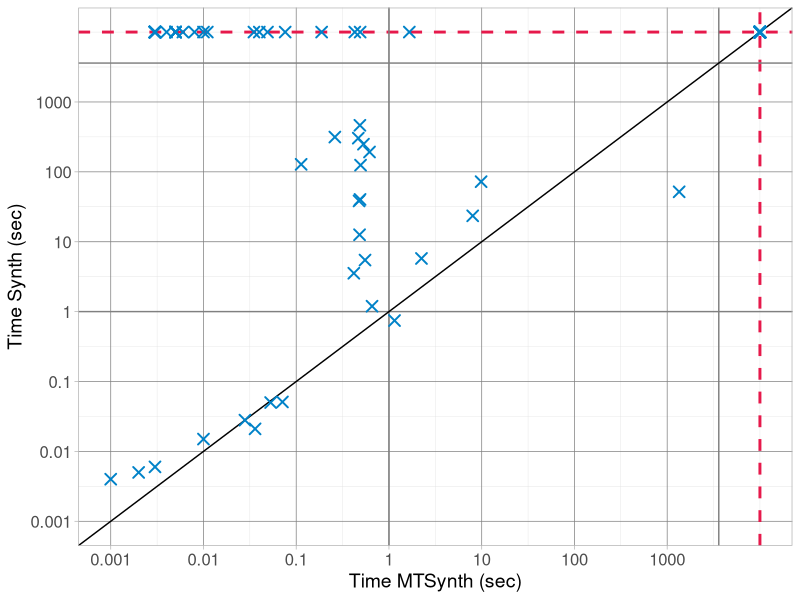
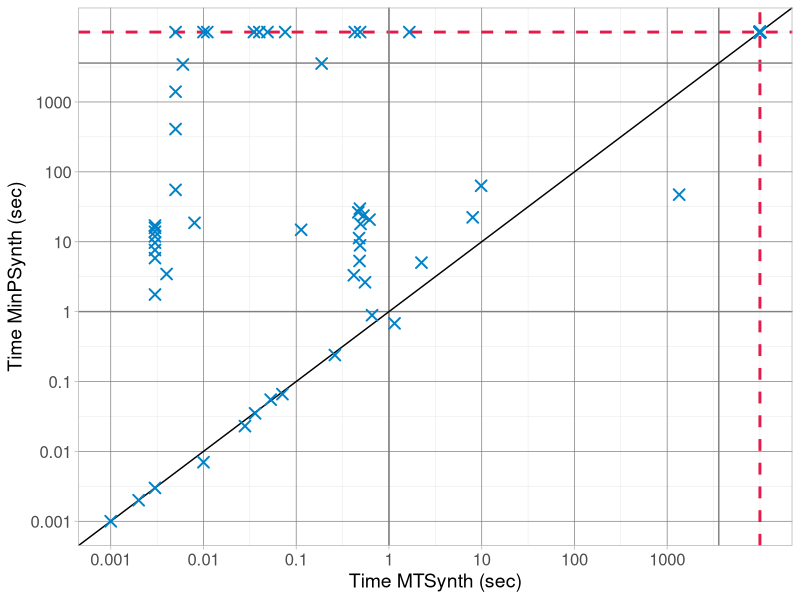
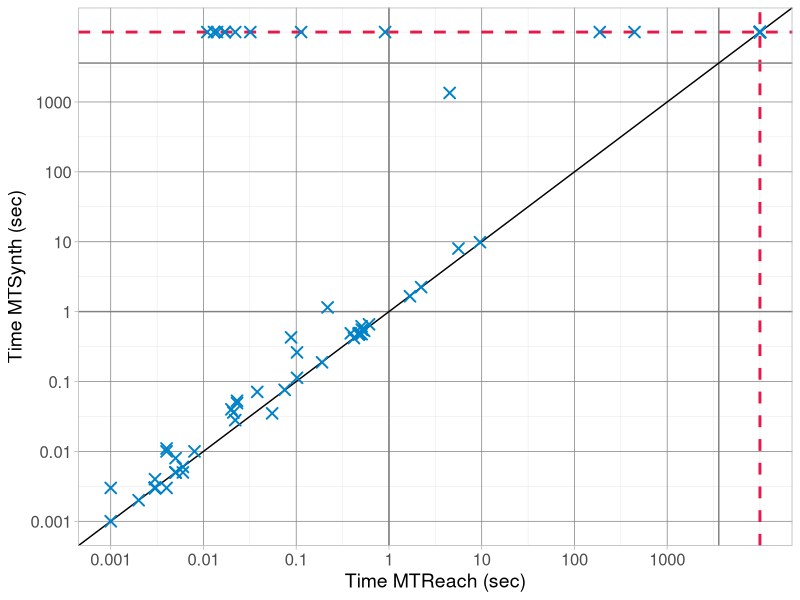
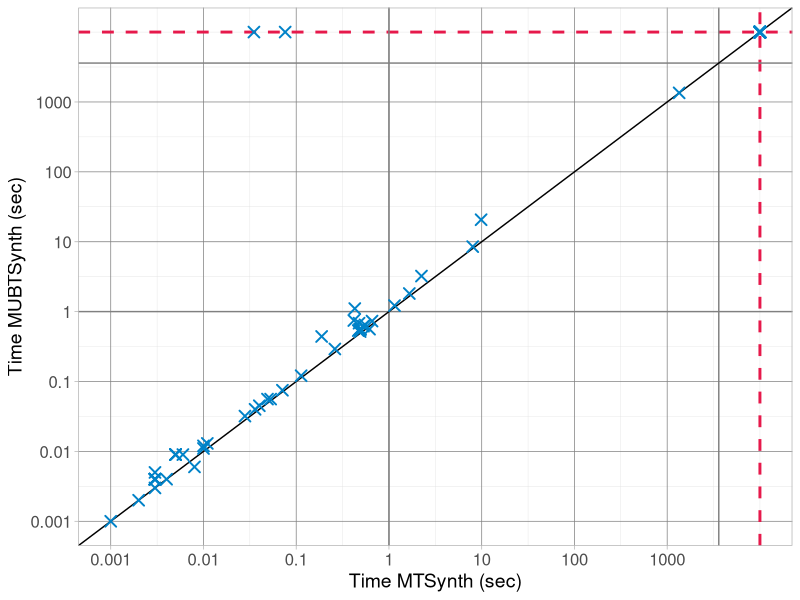
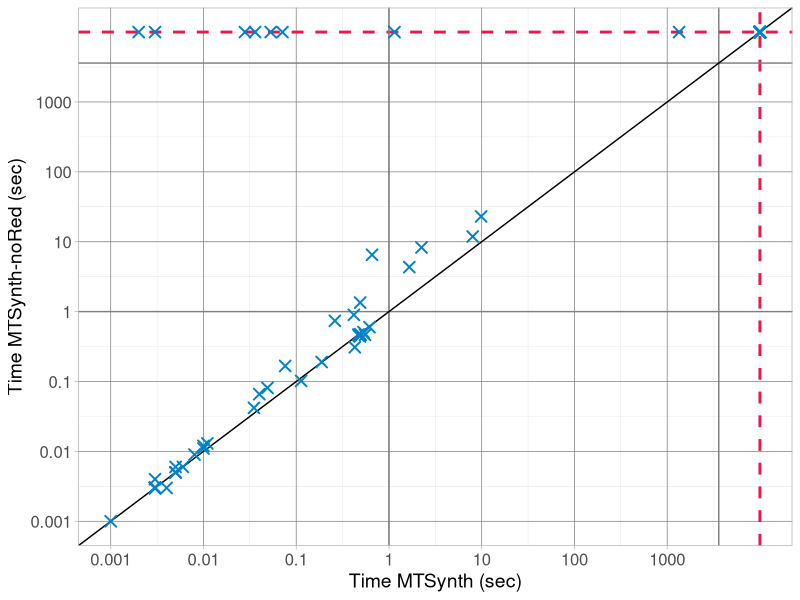
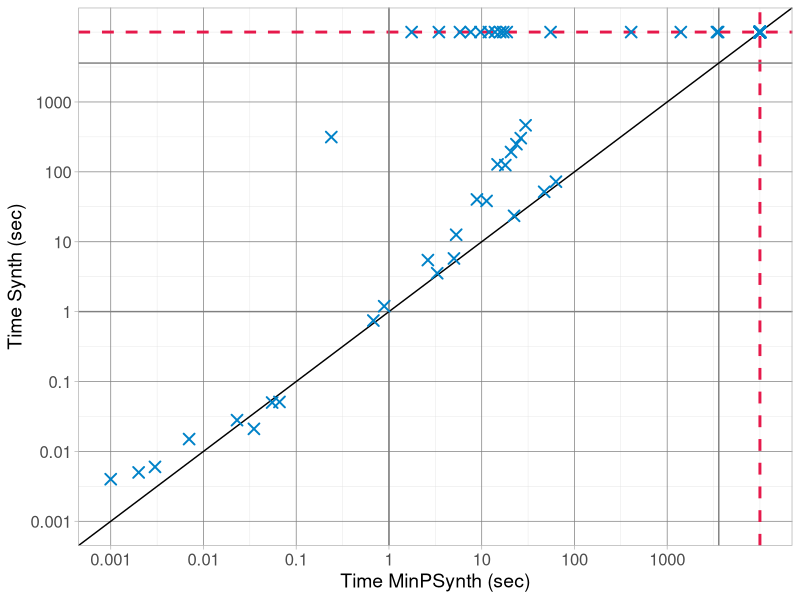
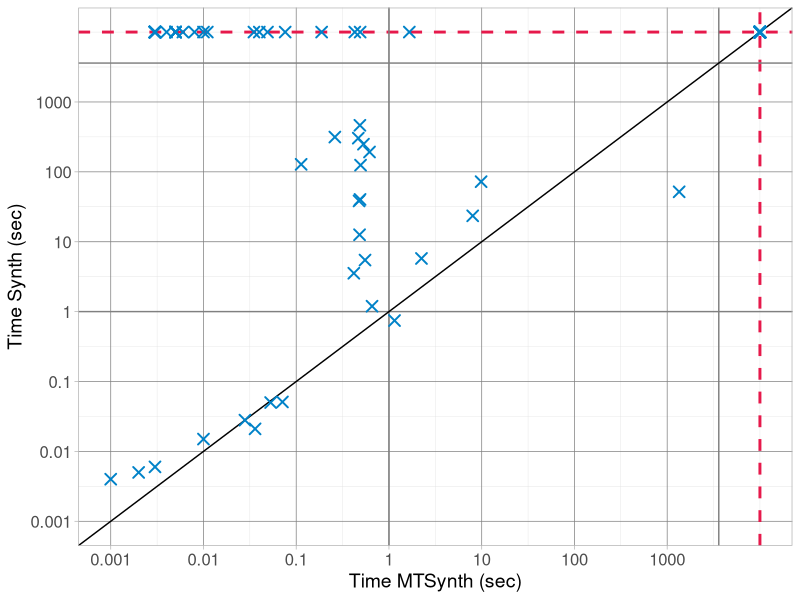
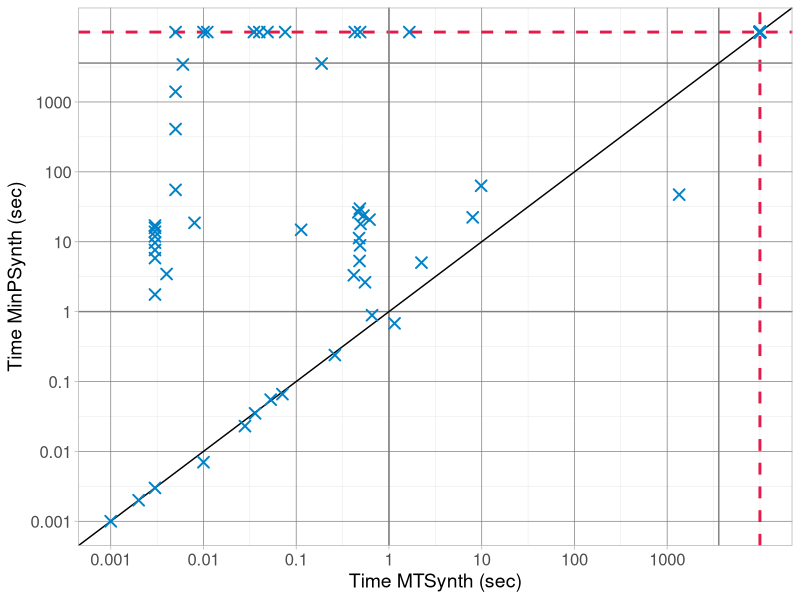

Source code (R) for these figures, in order:

###########
# Imports #
###########

library(plyr)
library(ggplot2)
library(reshape2)

#######################
# Auxiliary functions #
#######################

geom_mean = function(x, na.rm=TRUE){
  exp(sum(log(x[x > 0]), na.rm=na.rm) / length(x))
}

# Multiple plot function
#
# ggplot objects can be passed in ..., or to plotlist (as a list of ggplot objects)
# - cols:   Number of columns in layout
# - layout: A matrix specifying the layout. If present, 'cols' is ignored.
#
# If the layout is something like matrix(c(1,2,3,3), nrow=2, byrow=TRUE),
# then plot 1 will go in the upper left, 2 will go in the upper right, and
# 3 will go all the way across the bottom.
#
multiplot <- function(..., plotlist=NULL, file, cols=1, layout=NULL) {
  library(grid)
  
  # Make a list from the ... arguments and plotlist
  plots <- c(list(...), plotlist)
  
  numPlots = length(plots)
  
  # If layout is NULL, then use 'cols' to determine layout
  if (is.null(layout)) {
    # Make the panel
    # ncol: Number of columns of plots
    # nrow: Number of rows needed, calculated from # of cols
    layout <- matrix(seq(1, cols * ceiling(numPlots/cols)),
                     ncol = cols, nrow = ceiling(numPlots/cols))
  }
  
  if (numPlots==1) {
    print(plots[[1]])
    
  } else {
    # Set up the page
    grid.newpage()
    pushViewport(viewport(layout = grid.layout(nrow(layout), ncol(layout))))
    
    # Make each plot, in the correct location
    for (i in 1:numPlots) {
      # Get the i,j matrix positions of the regions that contain this subplot
      matchidx <- as.data.frame(which(layout == i, arr.ind = TRUE))
      
      print(plots[[i]], vp = viewport(layout.pos.row = matchidx$row,
                                      layout.pos.col = matchidx$col))
    }
  }
}


# distinct colors (https://sashat.me/2017/01/11/list-of-20-simple-distinct-colors/)
RED    = rgb(230/255,  25/255,  75/255, 1)
BLUE   = rgb(  0/255, 130/255, 200/255, 1)
GREEN  = rgb( 60/255, 180/255,  75/255, 1)
ORANGE = rgb(245/255, 130/255,  48/255, 1)
PURPLE = rgb(145/255,  30/255, 180/255, 1)
YELLOW = rgb(255/255, 255/255,  25/255, 1)
CYAN   = rgb( 70/255, 240/255, 240/255, 1)
MAGENTA= rgb(240/255,  50/255, 230/255, 1)
LIME   = rgb(210/255, 245/255,  60/255, 1)
TEAL   = rgb(  0/255, 128/255, 128/255, 1)
GREY   = rgb(128/255, 128/255, 128/255, 1)
GRAY   = rgb(128/255, 128/255, 128/255, 1)
WHITE  = rgb(255/255, 255/255, 255/255, 1)
BLACK  = rgb(  0/255,   0/255,   0/255, 1)

COLORS = c(RED,BLUE,GREEN,ORANGE,PURPLE,GREY,BLACK,YELLOW,CYAN,MAGENTA,LIME,TEAL)

###############
# Import data #
###############

results = read.csv("results_time.csv")
# results are already filtered, summarized, and combined 

##################
# Plot functions #
##################

# Give a speedup plot (to get relative differences)
f_scatterplot_time_relative = function(d, time_x, time_y, xlab, ylab){
  p = ggplot(data=d, aes(x=time_x, y=ifelse(time_y/time_x>1000,1000,ifelse(time_y/time_x<0.1,0.1,time_y/time_x)) )) +
    geom_vline(xintercept=10000,  color=RED, linetype="dashed", size=1) + 
    geom_hline(yintercept=1000,  color=PURPLE, linetype="dashed", size=1) + 
    geom_hline(yintercept=0.1,  color=PURPLE, linetype="dashed", size=1) + 
    geom_hline(yintercept=1,  color=GRAY, linetype="solid", size=1) + 
    geom_point(shape=4, color=BLUE, stroke=1, size=3) +
    labs(x=xlab, y=ylab) +
    theme_light() + 
    theme(panel.grid.major = element_line(colour = GREY), legend.position="none") +
    scale_y_log10(limits=c(0.1,1000),breaks=c(0.001,0.01,0.1,1,10,100,1000),
                  labels=c("0.001","0.01","0.1","1","10","100","1000")) +
    scale_x_log10(limits=c(0.001,10000),breaks=c(0.001,0.01,0.1,1,10,100,1000),
                  labels=c("0.001","0.01","0.1","1","10","100","1000"))+
    theme(axis.text=element_text(size=12), axis.title=element_text(size=14))
  return(p)
}


f_scatterplot_time = function(d, time_x, time_y, xlab, ylab){
  p = ggplot(data=d, aes(x=time_x, y=time_y)) +
    geom_vline(xintercept=10000,  color=RED, linetype="dashed", size=1) + 
    geom_hline(yintercept=10000,  color=RED, linetype="dashed", size=1) + 
    geom_vline(xintercept=3600,  color=GRAY, linetype="solid", size=.5) + 
    geom_hline(yintercept=3600,  color=GRAY, linetype="solid", size=.5) + 
    geom_vline(xintercept=1,  color=GRAY, linetype="solid", size=.5) + 
    geom_hline(yintercept=1,  color=GRAY, linetype="solid", size=.5) + 
    geom_abline(slope=1, color=BLACK, size=.5) +
    geom_point(shape=4, color=BLUE, stroke=1, size=3) +
    labs(x=xlab, y=ylab) +
    theme_light() + 
    theme(panel.grid.major = element_line(colour = GREY), legend.position="none") +
    scale_y_log10(limits=c(0.001,10000),breaks=c(0.001,0.01,0.1,1,10,100,1000), labels=c("0.001","0.01","0.1","1","10","100","1000")) +
    scale_x_log10(limits=c(0.001,10000),breaks=c(0.001,0.01,0.1,1,10,100,1000), labels=c("0.001","0.01","0.1","1","10","100","1000"))+
    theme(axis.text=element_text(size=12), axis.title=element_text(size=14))
  return(p)
}


f_scatterplot_time_bounded = function(d, time_x, time_y, xlab, ylab){
  p = ggplot(data=d, aes(x=ifelse(time_x<0.01,0.01,ifelse(time_x>1000,1000,time_x)),
                         y=ifelse(time_y<0.01,0.01,ifelse(time_y>1000,1000,time_y)))) +
    #geom_vline(xintercept=10000,  color=RED, linetype="dashed", size=1) + 
    #geom_hline(yintercept=10000,  color=RED, linetype="dashed", size=1) + 
    #geom_vline(xintercept=3600,  color=GRAY, linetype="solid", size=.5) + 
    #geom_hline(yintercept=3600,  color=GRAY, linetype="solid", size=.5) + 
    geom_vline(xintercept=1,  color=GRAY, linetype="solid", size=.5) + 
    geom_hline(yintercept=1,  color=GRAY, linetype="solid", size=.5) + 
    geom_abline(slope=1, color=BLACK, size=.5) +
    geom_point(shape=4, color=BLUE, stroke=1, size=3) +
    labs(x=xlab, y=ylab) +
    theme_light() + 
    theme(panel.grid.major = element_line(colour = GREY), legend.position="none") +
    scale_y_log10(limits=c(0.01,1000),breaks=c(0.001,0.01,0.1,1,10,100,1000), labels=c("0.001","≤0.01","0.1","1","10","100","≥1000")) +
    scale_x_log10(limits=c(0.01,1000),breaks=c(0.001,0.01,0.1,1,10,100,1000), labels=c("0.001","≤0.01","0.1","1","10","100","≥1000"))+
    theme(axis.text=element_text(size=12), axis.title=element_text(size=14))
  return(p)
}



# Variables
plotsdir <- "plots"
ww <- 5
hh <- 3
cex=1.5
# Create a directory for the output plots
dir.create(file.path(plotsdir), showWarnings = FALSE)

# Output the plots

f_scatterplot_time(results, results$results.PQ.incl.merge, results$results.EF.incl.merge, "Time MTSynth (sec)", "Time Synth (sec)")
ggsave(paste(plotsdir,"PQim-EFim.pdf",sep="/"), width=ww, height=hh)

f_scatterplot_time(results, results$results.PQ.incl.merge, results$results.EFsynthmin.incl.merge, "Time MTSynth (sec)", "Time MinPSynth (sec)")
ggsave(paste(plotsdir,"PQim-SMim.pdf",sep="/"), width=ww, height=hh)

f_scatterplot_time(results, results$results.PQ.early.termination.incl.merge, results$results.PQ.incl.merge, "Time MTReach (sec)", "Time MTSynth (sec)")
ggsave(paste(plotsdir,"PQetim-PQim.pdf",sep="/"), width=ww, height=hh)

f_scatterplot_time(results, results$results.PQ.incl.merge, results$results.PQ.best.worst.case.incl.merge, "Time MTSynth (sec)", "Time MUBTSynth (sec)")
ggsave(paste(plotsdir,"PQim-PQubim.pdf",sep="/"), width=ww, height=hh)

f_scatterplot_time(results, results$results.PQ.incl.merge, results$results.PQ, "Time MTSynth (sec)", "Time MTSynth-noRed (sec)")
ggsave(paste(plotsdir,"PQim-PQ.pdf",sep="/"), width=ww, height=hh)

f_scatterplot_time(results, results$results.EFsynthmin.incl.merge, results$results.EF.incl.merge, "Time MinPSynth (sec)", "Time Synth (sec)")
ggsave(paste(plotsdir,"SMim-EFim.pdf",sep="/"), width=ww, height=hh)

